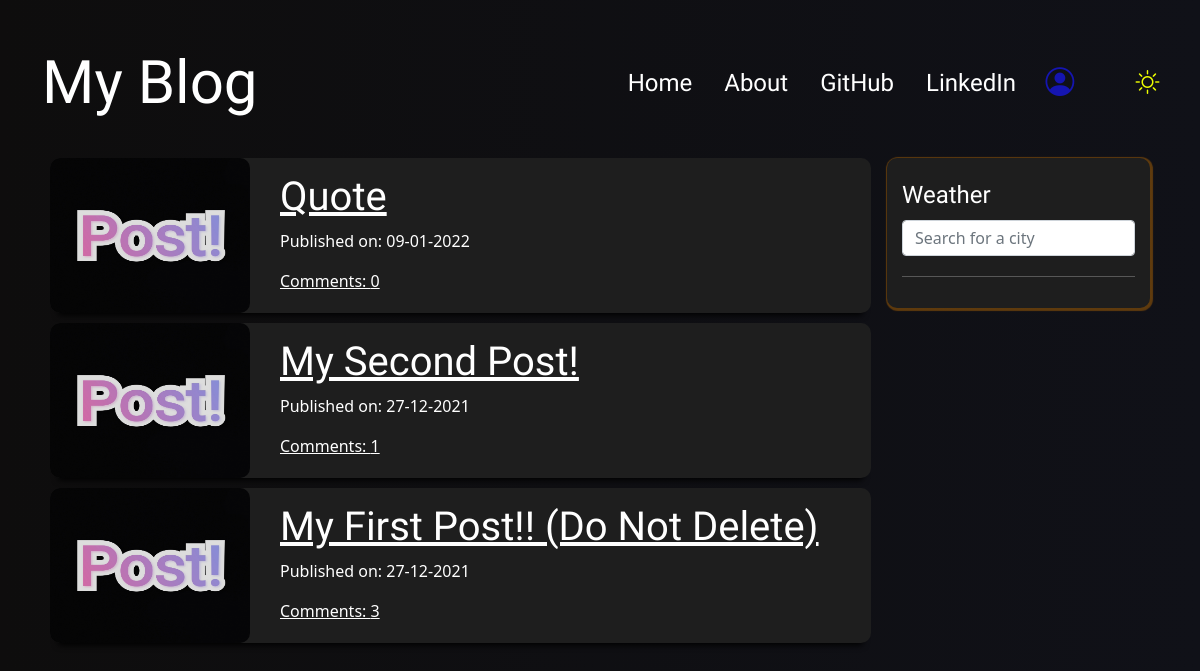
The page / on the database its author committed.
### blog_app/models.py (models this page shows, shortened)
class Post(models.Model):
    author = models.ForeignKey('auth.User',on_delete=models.CASCADE)
    title = models.CharField(max_length= 200)
    text = models.TextField()
    created_date= models.DateTimeField(default=timezone.now)
    published_date = models.DateTimeField(blank=True,null=True)
    def approve_comments(self):
        return self.comments.filter(approved_comment=True)

### blog_app/views.py (the view)
# urls.py: path('',views.PostListView.as_view(),name='post_list'),
class PostListView(ListView):
    model = Post
    def get_queryset(self):
        return Post.objects.filter(published_date__lte=timezone.now()).order_by('-published_date')

### blog_app/templates/blog_app/post_list.html (shortened to what this page needs)
{% extends 'blog_app/base.html' %}
{% block content %}
<div class="centerstage">
    {% for post in post_list %}
    <div class="post postblock">
        <div class="">
            <a class="imageRedirect" target="_blank" rel="noreferrer noopener"><img src="/static/pictures/PostPlaceholder.jpg" title="" alt="Loading pictures from unsplash.com..." id="unsplashImageId" class="unsplashImage" alt=""></a>
        </div>
        <h1 class='posttitle'><a href="{% url 'post_detail' pk=post.pk %}"> {{ post.title }}</a></h1>
        <div class="date">
            <p>Published on: {{ post.published_date|date:'d-m-Y' }}</p>
        </div>
        <a href="{% url 'post_detail' pk=post.pk %}">Comments: {{ post.approve_comments.count }}</a>
    </div>
    {% empty %}
    <p class="postblock postcontent">No Posts.</p>
    {% endfor %}
</div>
{% endblock %}
{% block weather %}
<div class="weather-api">
     <h1 class='weatherfont mt-2'>Weather</h1>
     <input class='form-control city' id='city' type="text" placeholder="Search for a city">
    <div class="">
        <div class='description' id="description"></div>
        <hr>
    </div>
</div>
    </div>
    {% endblock %}

### blog_app/static/css/blog.css (style rules this page uses)
:root { --bg-mode: linear-gradient(270deg, #101118,#0e0d0d); --form-bg-mode: rgb(30, 30, 30); --comment-bg-mode: rgb(0, 0, 0); --color: rgb(255, 255, 255); --mode-icon-color: rgb(251, 255, 0); --box-shadow: 0 10px 6px -8px rgb(0, 0, 0); }
body { background: var(--bg-mode); background-size: cover; height: 100%; color: var(--color); }
a img { font: 20px impact; overflow:none; line-height: 1.7; background-size: cover; }
a { color:var(--color); }
.postblock { background-color: var(--form-bg-mode); box-shadow: var(--box-shadow); border-radius: 10px; padding: 15px 10px 20px 15px; margin-bottom: 10px; }
.centerstage { margin-right: auto; margin-left: auto; }
.posttitle { font-family: 'Roboto Condensed', sans-serif; font-size: 2.5em; text-align: left; }
@media (min-width: 1000px) { .postblock { width: 100%; } }
.weather-api { border-radius: 10px; background-color: var(--form-bg-mode); padding: 15px; box-shadow: 1px 1px 1px 2px rgba(214, 121, 0, 0.404); }
.description { color: slateblue; padding: 2px; text-align: left; font-size: 2em; font-family: 'Open Sans', sans-serif; text-transform: capitalize; }
.city { padding-top: 5px; padding-bottom: 5px; max-width: 100%; }
.weatherfont { font-family: 'Staatliches', cursive; font-size: 1.5em; margin-bottom: 10px; }
.unsplashImageDesktop { opacity:0.85; height:155px; width:200px; float: left; position:relative; top:-15px; left:-15px; border-radius: 10px; margin-right:15px; }

### rows shown on the page
Post: title "Quote", published_date "09-01-2022", approve_comments.count "0"
Post: title "My Second Post!", published_date "27-12-2021", approve_comments.count "1"
Post: title "My First Post!! (Do Not Delete)", published_date "27-12-2021", approve_comments.count "3"
